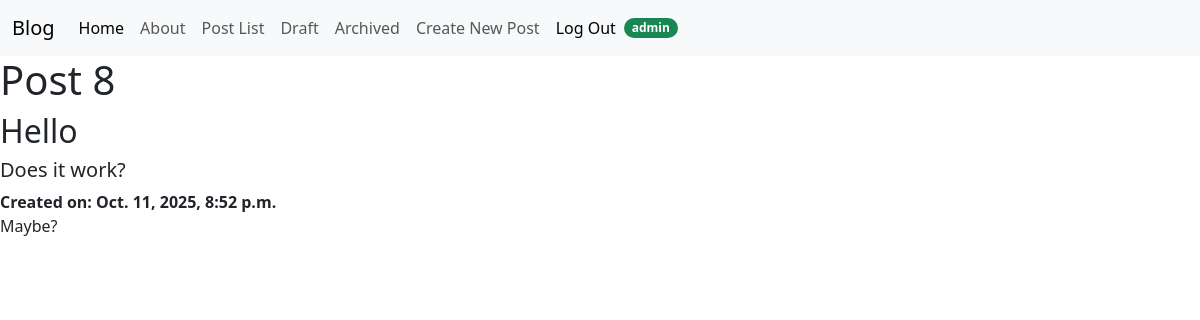
Page /posts/8/ (signed in) on the committed database.
### posts/models.py (models this page shows, shortened)
class Post(models.Model):
    title = models.CharField(max_length=128)
    subtitle = models.CharField(max_length=256)
    body = models.TextField()
    author = models.ForeignKey(
        get_user_model(),
        on_delete=models.CASCADE
    )
    created_on = models.DateTimeField(auto_now_add=True)
    status = models.ForeignKey(
        Status,
        on_delete=models.CASCADE
    )

### posts/views.py (the view, shortened to what this page needs)
# urls.py: path('<int:pk>/', PostDetailView.as_view(), name="post_detail"),
class PostDetailView(LoginRequiredMixin, DetailView):
    template_name = "posts/detail.html"
    model = Post
    fields = ["title", "subtitle", "body", "status"]

### templates/posts/detail.html (shortened to what this page needs)
{% extends 'base.html' %}
{% block content %}
    <h1>Post {{ post.id }}</h1>
    <h2>{{ post.title }}</h2>
    <h5>{{ post.subtitle }}</h5>
    <strong>Created on: {{ post.created_on }}</strong>
    <p>{{ post.body }}</p>
    <br/>
{% endblock content %}

### templates/navbar.html (shortened to what this page needs)
<nav class="navbar navbar-expand-lg bg-body-tertiary">
  <div class="container-fluid">
    <a class="navbar-brand" href="{% url 'home' %}">Blog</a>
    <div class="collapse navbar-collapse" id="navbarNavDropdown">
      <ul class="navbar-nav">
        <li class="nav-item">
          <a class="nav-link active" aria-current="page" href="{% url 'home' %}">Home</a>
        </li>
        <li class="nav-item">
          <a class="nav-link" href="{% url 'about' %}">About</a>
        </li>
         <li class="nav-item">
          <a class="nav-link" href="{% url 'posts' %}">Post List</a>
        </li>
        {% if user.is_authenticated %}
         <li class="nav-item">
          <a class="nav-link" href="{% url 'draft_list' %}">Draft</a>
        </li>
         <li class="nav-item">
          <a class="nav-link" href="{% url 'archived_list' %}">Archived</a>
        </li>
         <li class="nav-item">
          <a class="nav-link" href="{% url 'new' %}">Create New Post</a>
        </li>
           <li class="nav-item">
             <form method="post" action="{% url 'logout' %}">
              <input type="submit" value="Log Out" class="nav-link active">
             </form>
           </li>
        {% endif%}
      </ul>
      {% if user.is_authenticated %}
        <div class="d-flex">
          <span class="badge rounded-pill text-bg-success">{{user}}</span>
        </div>
        {% endif %}
    </div>
  </div>
</nav>

### rows in the picture
Post: id "8", title "Hello", subtitle "Does it work?", created_on "Oct. 11, 2025, 8:52 p.m.", body "Maybe?"

### other values in the picture
{{ user }} "admin"
